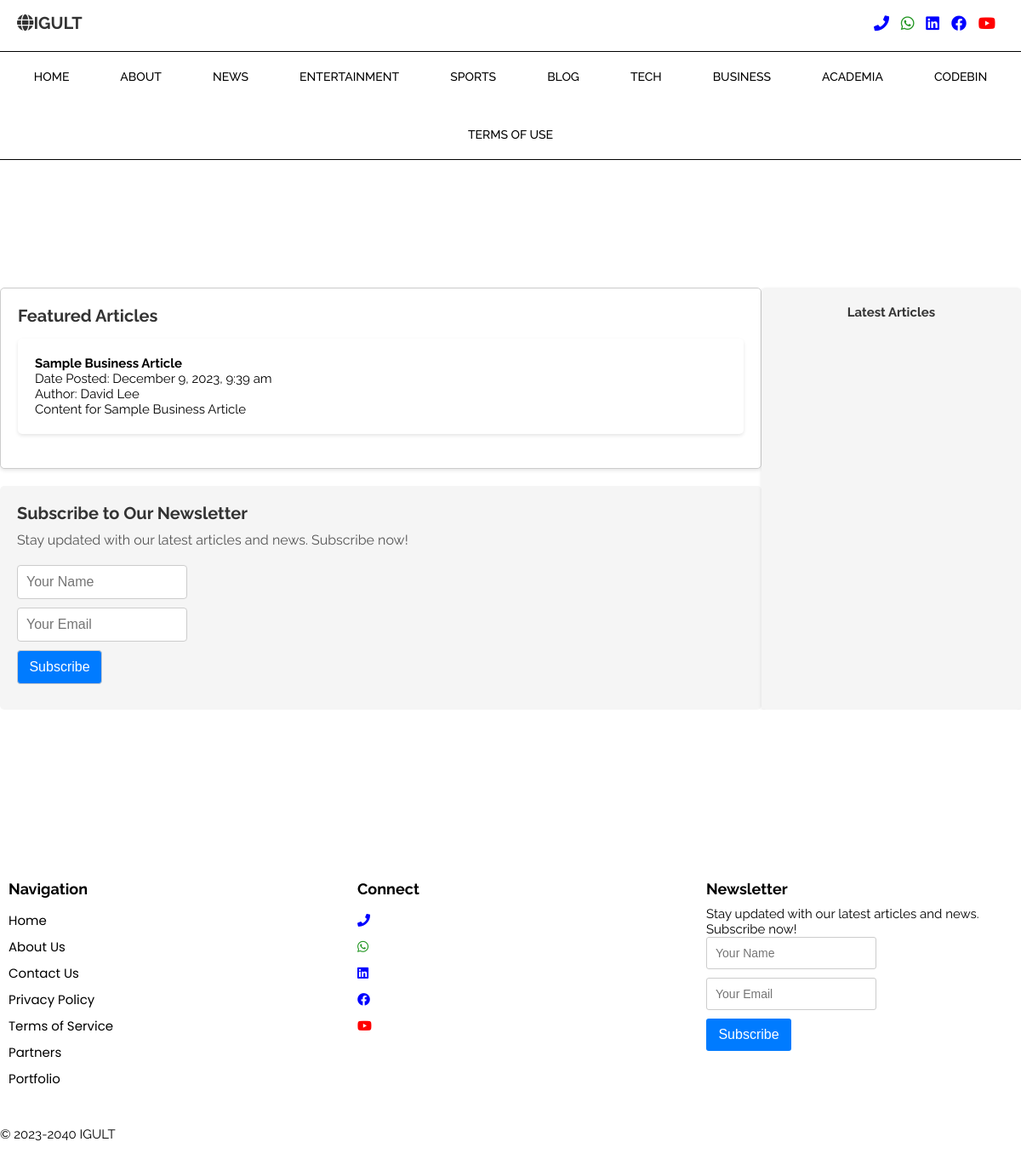
/business_page.php, run on the app's committed database.
### tables this page shows
CREATE TABLE IF NOT EXISTS `articles` (
  `id` INT(30) NOT NULL AUTO_INCREMENT,
  `title` TEXT NOT NULL,
  `content` LONGTEXT NOT NULL,
  `author` VARCHAR(100) NOT NULL,
  `date_submitted` TIMESTAMP NOT NULL,
  `category_id` INT(30) NOT NULL,
  PRIMARY KEY (`id`),
  FOREIGN KEY (`category_id`) REFERENCES `categories`(`id`) ON DELETE CASCADE
);

### display_business.php (the view, shortened to what this page needs)
<!DOCTYPE html>
<html lang="en">
<head>
</head>
<body>
</body>
</html>
<?php
$servername = "localhost";
$username = "root";
$password = "";
$dbname = "igult_database";
$conn = new mysqli($servername, $username, $password, $dbname);
$sql = "SELECT articles.id, articles.title, articles.content, articles.author, articles.date_submitted, articles.category_id, multimedia_files.filename, multimedia_files.filetype, multimedia_files.filedata
        FROM articles
        LEFT JOIN multimedia_files ON articles.id = multimedia_files.article_id
        WHERE articles.category_id = (SELECT id FROM categories WHERE name = 'BUSINESS')
        ORDER BY articles.date_submitted DESC";
$result = $conn->query($sql);
if ($result !== false && $result->num_rows > 0) {
    while ($row = $result->fetch_assoc()) {
        echo "<div class='article'>";
        echo "<h2>" . $row['title'] . "</h2>";
        echo "<p>Date Posted: " . date("F j, Y, g:i a", strtotime($row['date_submitted'])) . "</p>";
$author = !empty($row['author']) ? $row['author'] : 'Antipas Henry';
echo "<p>Author: " . $author . "</p>";
        $content = stripslashes($row['content']);
        $content = nl2br($content);
        $max_length = 50;
        if (strlen($content) > $max_length) {
            $truncated_content = substr($content, 0, $max_length);
            $remaining_content = substr($content, $max_length);
            echo "<p>" . $truncated_content . "... <a href='full_article.php?id=" . $row['id'] . "'>Read More</a></p>";
        } else {
            echo "<p>" . $content . "</p>";
        }
        echo "</div>";
    }
} else {
    echo "No BUSINESS articles found.";
}
?>

### blogs.css (style rules this page uses)
body, h1, h2, h3, h4, p { margin: 0; padding: 0; font-family: 'Raleway', sans-serif; font-size: 15px; }
.article { margin-bottom: 20px; background-color: #fff; padding: 20px; border-radius: 5px; box-shadow: 0 2px 4px rgba(0, 0, 0, 0.1); font-size: 16px; font-family: 'Raleway', sans-serif; font-size: 18px; }

### header.php (style rules this page uses)
html, body { margin: 0 !important; padding: 0; }
* { box-sizing: border-box; }

### footer.php (style rules this page uses)
body { font-family: 'Raleway', sans-serif !important; }

### data on the page
articles: title "Sample Business Article", date_submitted "December 9, 2023, 9:39 am", author "David Lee", content "Content for Sample Business Article"
